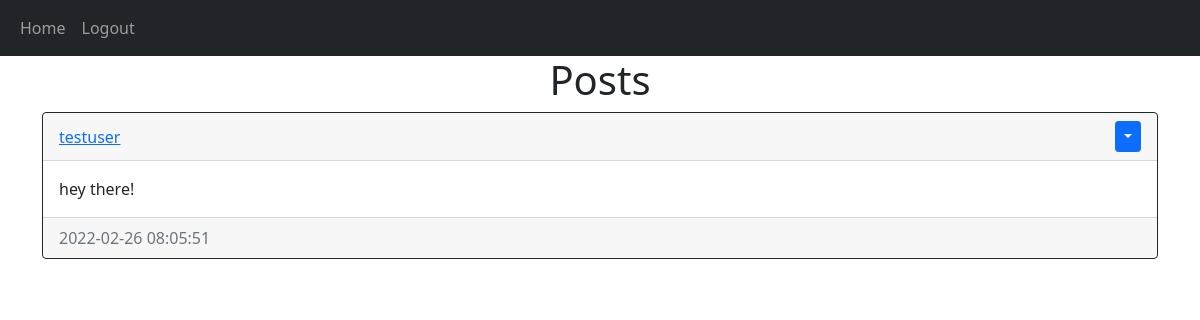
The page /home (signed in) on the database as committed earlier.
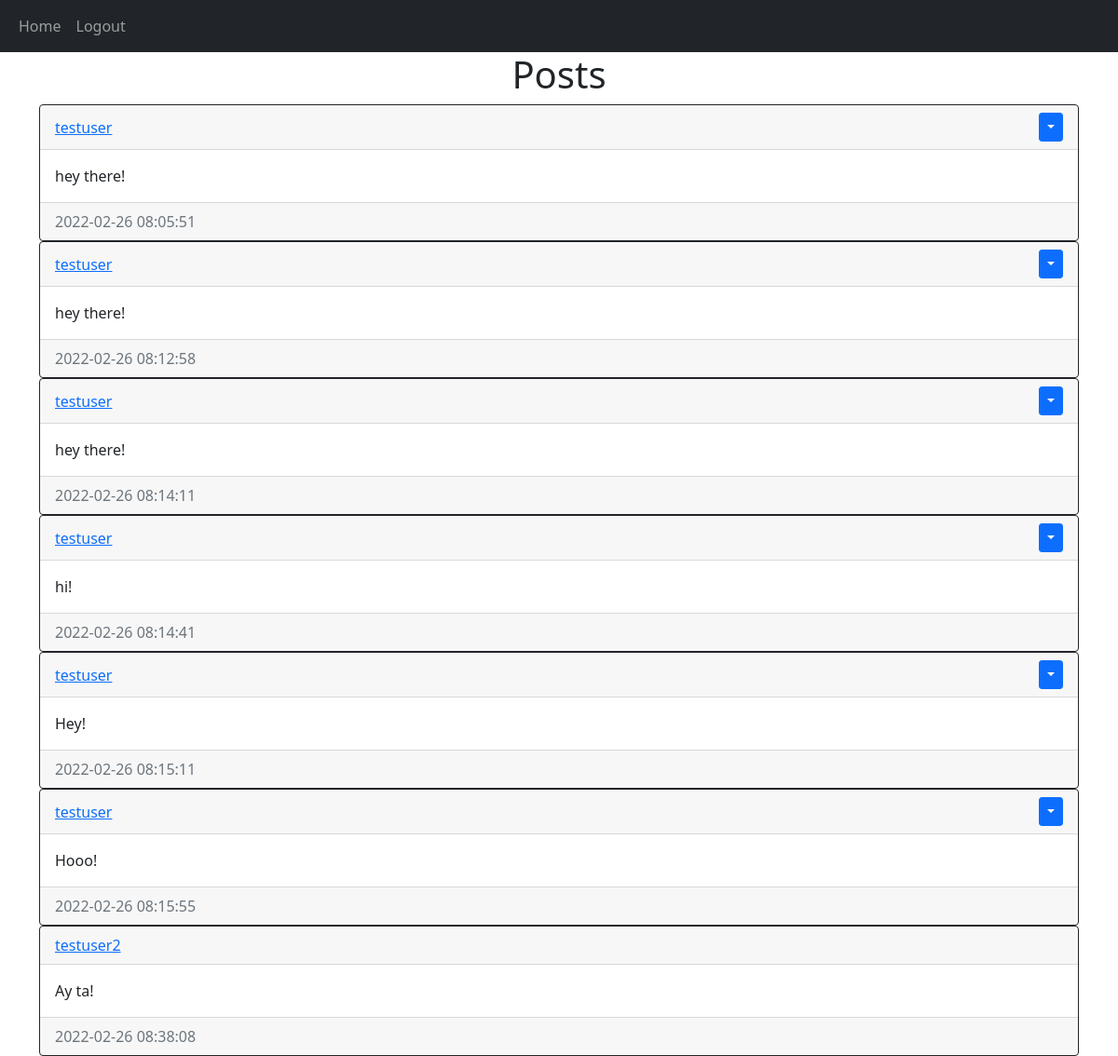
The same page on the database as committed later.
### website/models.py (models this page shows)
class Post(db.Model):
    id = db.Column(db.Integer, primary_key=True)
    text = db.Column(db.Text, nullable=False)
    date_created = db.Column(db.DateTime(timezone=True), default=func.now())
    author = db.Column(db.Integer, db.ForeignKey(
        'user.id', ondelete="CASCADE"), nullable=False)

class User(db.Model, UserMixin):
    id = db.Column(db.Integer, primary_key=True)
    email = db.Column(db.String(150), unique=True)
    username = db.Column(db.String(150), unique=True)
    password = db.Column(db.String(150))
    date_created = db.Column(db.DateTime(timezone=True), default=func.now())
    posts = db.relationship('Post', backref='user', passive_deletes=True)

### website/views.py (the view)
@views.route("/")
@views.route("/home")
@login_required
def home():
    posts = Post.query.all()
    return render_template("home.html", user=current_user, posts=posts)

### website/__init__.py (called while the page is built)
def create_app():
    app = Flask(__name__)
    app.config['SECRET_KEY'] = "helloworld"
    app.config['SQLALCHEMY_DATABASE_URI'] = f'sqlite:///{DB_NAME}'
    db.init_app(app)
    from .views import views
    from .auth import auth
    app.register_blueprint(views, url_prefix="/")
    app.register_blueprint(auth, url_prefix="/")
    from .models import User, Post
    create_database(app)
    login_manager = LoginManager()
    login_manager.login_view = "auth.login"
    login_manager.init_app(app)
    @login_manager.user_loader
    def load_user(id):
        return User.query.get(int(id))
    return app

### website/templates/home.html (shortened to what this page needs)
{% extends "base.html" %} {% block title %}Home{% endblock %}
{% block content %}
<h1 align="center">Posts</h1>
<div id="posts">
    {% for post in posts %}
        <div class="card border-dark">
            <div class="card-header d-flex justify-content-between align-items-center">
                <a href="/posts/{{post.user.username}}">{{post.user.username}}</a>
                {% if user.id == post.author %}
                <div class="btn-group">
                    <button type="button" class="btn btn-sm btn-primary dropdown-toggle" data-bs-toggle="dropdown"></button>
                </div>
                {% endif %}
            </div>
            <div class="card-body">
                <div class="card-text">{{post.text}}</div>
            </div>
            <div class="card-footer text-muted">{{post.date_created}}</div>
        </div>
    {% endfor %}
</div>
{% endblock %}

### website/templates/base.html (shortened to what this page needs)
<!DOCTYPE html>
<html lang="en">
  <head>
    <link
      href="https://cdn.jsdelivr.net/npm/bootstrap@5.0.2/dist/css/bootstrap.min.css"
      rel="stylesheet"
    />
  </head>
  <body>
    <nav class="navbar navbar-expand-lg navbar-dark bg-dark">
      <div class="container-fluid">
        <div class="collapse navbar-collapse" id="navbar">
          <div class="navbar-nav">
            <a class="nav-item nav-link" href="/home">Home</a>
            {% if user.is_authenticated %}
            <a class="nav-item nav-link" href="/logout">Logout</a>
            {% else %}
            <a class="nav-item nav-link" href="/login">Login</a>
            <a class="nav-item nav-link" href="/sign-up">Sign Up</a>
            {% endif %}
          </div>
        </div>
      </div>
    </nav>
    <div class="container">{% block content %}{% endblock %}</div>
  </body>
</html>

Rows that differ between the two databases and show on the page:
added Post: user.username "testuser", text "hey there!", date_created "2022-02-26 08:12:58"
added Post: user.username "testuser", text "hey there!", date_created "2022-02-26 08:14:11"
added Post: user.username "testuser", text "hi!", date_created "2022-02-26 08:14:41"
added Post: user.username "testuser", text "Hey!", date_created "2022-02-26 08:15:11"
added Post: user.username "testuser", text "Hooo!", date_created "2022-02-26 08:15:55"
added Post: user.username "testuser2", text "Ay ta!", date_created "2022-02-26 08:38:08"
